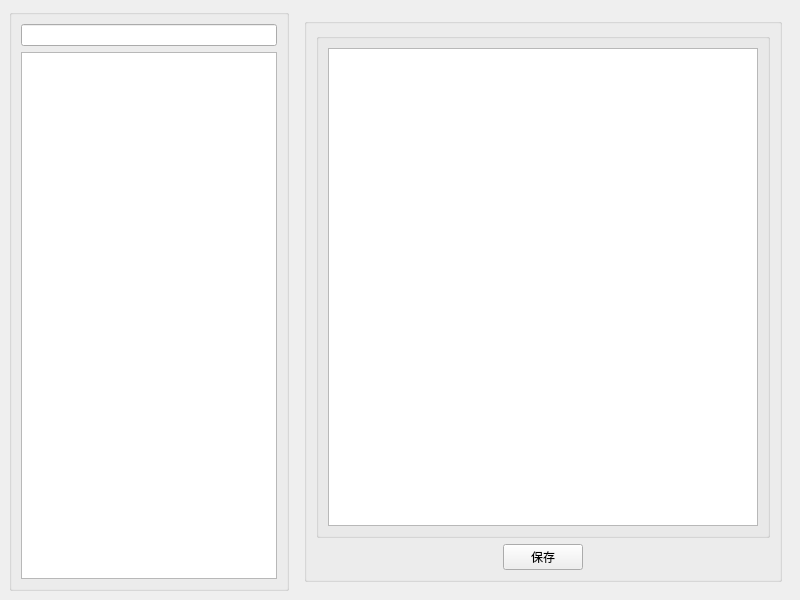
<?xml version="1.0" encoding="UTF-8"?>
<ui version="4.0">
 <class>ManageMaterialTestType</class>
 <widget class="QMainWindow" name="ManageMaterialTestType">
  <property name="geometry">
   <rect>
    <x>0</x>
    <y>0</y>
    <width>800</width>
    <height>600</height>
   </rect>
  </property>
  <property name="windowTitle">
   <string>质控品项目管理</string>
  </property>
  <property name="windowIcon">
   <iconset resource="../Icon.qrc">
    <normaloff>:/images/clipboard.png</normaloff>:/images/clipboard.png</iconset>
  </property>
  <widget class="QWidget" name="centralwidget">
   <layout class="QHBoxLayout" name="horizontalLayout">
    <item>
     <widget class="QGroupBox" name="groupBox_3">
      <property name="sizePolicy">
       <sizepolicy hsizetype="Fixed" vsizetype="Preferred">
        <horstretch>0</horstretch>
        <verstretch>0</verstretch>
       </sizepolicy>
      </property>
      <property name="title">
       <string/>
      </property>
      <layout class="QVBoxLayout" name="verticalLayout">
       <item>
        <widget class="QLineEdit" name="inputKeyword"/>
       </item>
       <item>
        <widget class="QTreeWidget" name="treeWidget">
         <attribute name="headerVisible">
          <bool>false</bool>
         </attribute>
         <column>
          <property name="text">
           <string notr="true">1</string>
          </property>
         </column>
        </widget>
       </item>
      </layout>
     </widget>
    </item>
    <item>
     <widget class="QWidget" name="widget" native="true">
      <layout class="QVBoxLayout" name="verticalLayout_3">
       <item>
        <widget class="QGroupBox" name="groupBox">
         <property name="title">
          <string/>
         </property>
         <layout class="QVBoxLayout" name="verticalLayout_2">
          <item>
           <widget class="QGroupBox" name="groupBox_2">
            <property name="title">
             <string/>
            </property>
            <layout class="QHBoxLayout" name="horizontalLayout_3">
             <item>
              <widget class="QTreeWidget" name="treeWidget_2">
               <attribute name="headerVisible">
                <bool>false</bool>
               </attribute>
               <column>
                <property name="text">
                 <string notr="true">1</string>
                </property>
               </column>
              </widget>
             </item>
            </layout>
           </widget>
          </item>
          <item>
           <layout class="QHBoxLayout" name="horizontalLayout_2">
            <item>
             <spacer name="horizontalSpacer">
              <property name="orientation">
               <enum>Qt::Horizontal</enum>
              </property>
              <property name="sizeHint" stdset="0">
               <size>
                <width>40</width>
                <height>20</height>
               </size>
              </property>
             </spacer>
            </item>
            <item>
             <widget class="QPushButton" name="btnSave">
              <property name="text">
               <string>保存</string>
              </property>
             </widget>
            </item>
            <item>
             <spacer name="horizontalSpacer_2">
              <property name="orientation">
               <enum>Qt::Horizontal</enum>
              </property>
              <property name="sizeHint" stdset="0">
               <size>
                <width>40</width>
                <height>20</height>
               </size>
              </property>
             </spacer>
            </item>
           </layout>
          </item>
         </layout>
        </widget>
       </item>
      </layout>
     </widget>
    </item>
   </layout>
  </widget>
 </widget>
 <resources>
  <include location="../Icon.qrc"/>
 </resources>
 <connections/>
</ui>
